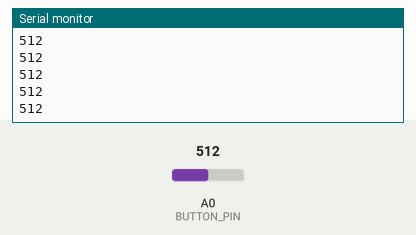
Recording of a sketch running on a simulated ATtiny85, built with avr-gcc and run on an emulated ATtiny85. On the bench: the last lines printed to the serial monitor. The test bench sets the inputs (shaded band); at power-on: A0 (BUTTON_PIN) = 512.

Above: at 2.2 s.
2.3 s: A0 (BUTTON_PIN) set to 716
At 3.3 s:
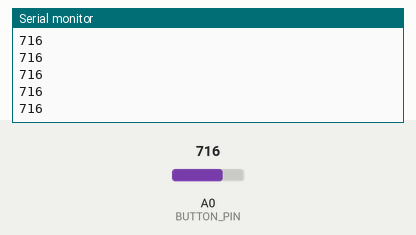
3.8 s: A0 (BUTTON_PIN) set to 900
At 4.3 s:
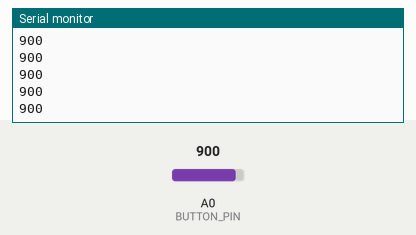
Timing chart, 0 to 6.8 s (numbered marks = the images above; inputs shaded):
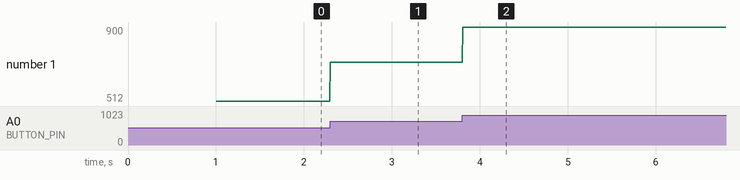

Measured:
- after the input at 2.3 s, the serial monitor: prints a new line at once (image 1)
- after the input at 3.8 s, the serial monitor: prints a new line at once (image 2)
- plotted number 1: 512 → 716 after the input at 2.3 s, 716 → 900 after the input at 3.8 s

The sketch:

h189.ino
```cpp
/*
 * A simple loop to print out the value of the analog pin when buttons are
 * pressed. The buttons are connected to a single pin using a resistor ladder.
 * See examples/LadderButtons to see how to configure the LadderButtonConfig to
 * detect button events.
 */

#include <stdint.h>
#include <Arduino.h>

//-----------------------------------------------------------------------------

// Choose the output destination. Normally, we would send to the Serial monitor.
// But some environments (e.g. ATtiny85) do not normally provide a USB-to-Serial
// monitor. One alternative would be to use a seven-segment LED module and print
// the analogRead() value to the LED module. This option requires the AceSegment
// (https://github.com/bxparks/AceSegment) library. The example below uses a
// TM1637 LED module.
#define OUTPUT_TYPE_SERIAL 0
#define OUTPUT_TYPE_TM1637 1
#define OUTPUT_TYPE OUTPUT_TYPE_SERIAL

#if OUTPUT_TYPE == OUTPUT_TYPE_TM1637
  #include <AceSegment.h>
  using ace_segment::SoftTmiInterface;
  using ace_segment::Tm1637Module;
  using ace_segment::LedDisplay;
  using ace_segment::NumberWriter;

  // These pins are for my ATtiny85 board.
  const uint8_t CLK_PIN = 3;
  const uint8_t DIO_PIN = 1;
  const uint16_t BIT_DELAY = 100;
  const uint8_t NUM_DIGITS = 4;

  using TmiInterface = SoftTmiInterface;
  TmiInterface tmiInterface(CLK_PIN, DIO_PIN, BIT_DELAY);
  Tm1637Module<TmiInterface, NUM_DIGITS> tm1637Module(tmiInterface);
  LedDisplay ledDisplay(tm1637Module);
  NumberWriter numberWriter (ledDisplay);

  void flushLed() {
    static uint16_t prevMillis;

    // The (uint16_t) cast is required on 32-bit processors, harmless on 8-bit.
    uint16_t nowMillis = millis();
    if ((uint16_t) (nowMillis - prevMillis) >= 100) {
      prevMillis = nowMillis;
      tm1637Module.flush();
    }
  }

#endif

//-----------------------------------------------------------------------------

// Define the actual ADC pin.
static const uint8_t BUTTON_PIN = A0;

// Call analogRead() every 5 ms (which is how fast
// LadderButtonConfig::checkButtons() should be called), and just print the
// value. Click on the various buttons to see the actual value is returned by
// each button.
void calibrateAnalogRead() {
  static uint16_t prevMillis;

  // The (uint16_t) cast is required on 32-bit processors, harmless on 8-bit.
  uint16_t nowMillis = millis();
  if ((uint16_t) (nowMillis - prevMillis) >= 5) {
    prevMillis = nowMillis;

    uint16_t val = analogRead(BUTTON_PIN);

  #if OUTPUT_TYPE == OUTPUT_TYPE_SERIAL
    Serial.println(val);
  #elif OUTPUT_TYPE == OUTPUT_TYPE_TM1637
    numberWriter.writeUnsignedDecimalAt(0, val, 4 /*boxSize*/);
  #endif

  }
}

//-----------------------------------------------------------------------------

void setup() {
  delay(1000); // some microcontrollers reboot twice

#if OUTPUT_TYPE == OUTPUT_TYPE_SERIAL
  Serial.begin(115200);
  while (! Serial); // Wait until Serial is ready - Leonardo/Micro
  Serial.println(F("setup(): begin"));

#elif OUTPUT_TYPE == OUTPUT_TYPE_TM1637
  tmiInterface.begin();
  tm1637Module.begin();
  ledDisplay.setBrightness(3);
#endif

  // Don't use internal pull-up resistor because it will change the effective
  // resistance of the resistor ladder.
  pinMode(BUTTON_PIN, INPUT);

#if OUTPUT_TYPE == OUTPUT_TYPE_SERIAL
  Serial.println(F("setup(): ready"));
#endif
}

void loop() {
  calibrateAnalogRead();

#if OUTPUT_TYPE == OUTPUT_TYPE_TM1637
  flushLed();
#endif

}
```
